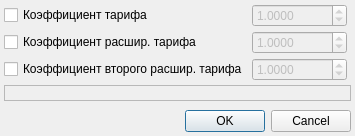
<?xml version="1.0" encoding="UTF-8"?>
<ui version="4.0">
 <class>PriceCoefficientDialog</class>
 <widget class="QDialog" name="PriceCoefficientDialog">
  <property name="geometry">
   <rect>
    <x>0</x>
    <y>0</y>
    <width>251</width>
    <height>136</height>
   </rect>
  </property>
  <property name="windowTitle">
   <string>Пересчет тарифов</string>
  </property>
  <layout class="QGridLayout" name="gridLayout">
   <property name="margin">
    <number>4</number>
   </property>
   <property name="spacing">
    <number>4</number>
   </property>
   <item row="0" column="0">
    <widget class="QCheckBox" name="chkPriceCoefficient">
     <property name="sizePolicy">
      <sizepolicy hsizetype="Maximum" vsizetype="Fixed">
       <horstretch>0</horstretch>
       <verstretch>0</verstretch>
      </sizepolicy>
     </property>
     <property name="text">
      <string>Коэффициент тарифа</string>
     </property>
    </widget>
   </item>
   <item row="0" column="1">
    <widget class="QDoubleSpinBox" name="edtPriceCoefficient">
     <property name="enabled">
      <bool>false</bool>
     </property>
     <property name="sizePolicy">
      <sizepolicy hsizetype="Maximum" vsizetype="Fixed">
       <horstretch>0</horstretch>
       <verstretch>0</verstretch>
      </sizepolicy>
     </property>
     <property name="decimals">
      <number>4</number>
     </property>
     <property name="minimum">
      <double>-10000.000000000000000</double>
     </property>
     <property name="maximum">
      <double>10000.000000000000000</double>
     </property>
     <property name="singleStep">
      <double>0.010000000000000</double>
     </property>
     <property name="value">
      <double>1.000000000000000</double>
     </property>
    </widget>
   </item>
   <item row="1" column="0">
    <widget class="QCheckBox" name="chkPriceExCoefficient">
     <property name="sizePolicy">
      <sizepolicy hsizetype="Maximum" vsizetype="Fixed">
       <horstretch>0</horstretch>
       <verstretch>0</verstretch>
      </sizepolicy>
     </property>
     <property name="text">
      <string>Коэффициент расшир. тарифа</string>
     </property>
    </widget>
   </item>
   <item row="1" column="1">
    <widget class="QDoubleSpinBox" name="edtPriceExCoefficient">
     <property name="enabled">
      <bool>false</bool>
     </property>
     <property name="sizePolicy">
      <sizepolicy hsizetype="Maximum" vsizetype="Fixed">
       <horstretch>0</horstretch>
       <verstretch>0</verstretch>
      </sizepolicy>
     </property>
     <property name="decimals">
      <number>4</number>
     </property>
     <property name="minimum">
      <double>-10000.000000000000000</double>
     </property>
     <property name="maximum">
      <double>10000.000000000000000</double>
     </property>
     <property name="singleStep">
      <double>0.010000000000000</double>
     </property>
     <property name="value">
      <double>1.000000000000000</double>
     </property>
    </widget>
   </item>
   <item row="2" column="0">
    <widget class="QCheckBox" name="chkPriceEx2Coefficient">
     <property name="sizePolicy">
      <sizepolicy hsizetype="Maximum" vsizetype="Fixed">
       <horstretch>0</horstretch>
       <verstretch>0</verstretch>
      </sizepolicy>
     </property>
     <property name="text">
      <string>Коэффициент второго расшир. тарифа</string>
     </property>
    </widget>
   </item>
   <item row="2" column="1">
    <widget class="QDoubleSpinBox" name="edtPriceEx2Coefficient">
     <property name="enabled">
      <bool>false</bool>
     </property>
     <property name="sizePolicy">
      <sizepolicy hsizetype="Maximum" vsizetype="Fixed">
       <horstretch>0</horstretch>
       <verstretch>0</verstretch>
      </sizepolicy>
     </property>
     <property name="decimals">
      <number>4</number>
     </property>
     <property name="minimum">
      <double>-10000.000000000000000</double>
     </property>
     <property name="maximum">
      <double>10000.000000000000000</double>
     </property>
     <property name="singleStep">
      <double>0.010000000000000</double>
     </property>
     <property name="value">
      <double>1.000000000000000</double>
     </property>
    </widget>
   </item>
   <item row="3" column="0" colspan="3">
    <widget class="QLabel" name="lblSelectionRows">
     <property name="frameShape">
      <enum>QFrame::StyledPanel</enum>
     </property>
     <property name="text">
      <string/>
     </property>
    </widget>
   </item>
   <item row="4" column="0">
    <spacer name="verticalSpacer">
     <property name="orientation">
      <enum>Qt::Vertical</enum>
     </property>
     <property name="sizeHint" stdset="0">
      <size>
       <width>20</width>
       <height>23</height>
      </size>
     </property>
    </spacer>
   </item>
   <item row="5" column="0" colspan="3">
    <widget class="QDialogButtonBox" name="buttonBox">
     <property name="orientation">
      <enum>Qt::Horizontal</enum>
     </property>
     <property name="standardButtons">
      <set>QDialogButtonBox::Cancel|QDialogButtonBox::Ok</set>
     </property>
    </widget>
   </item>
   <item row="0" column="2">
    <spacer name="horizontalSpacer">
     <property name="orientation">
      <enum>Qt::Horizontal</enum>
     </property>
     <property name="sizeHint" stdset="0">
      <size>
       <width>40</width>
       <height>20</height>
      </size>
     </property>
    </spacer>
   </item>
   <item row="1" column="2">
    <spacer name="horizontalSpacer_2">
     <property name="orientation">
      <enum>Qt::Horizontal</enum>
     </property>
     <property name="sizeHint" stdset="0">
      <size>
       <width>40</width>
       <height>20</height>
      </size>
     </property>
    </spacer>
   </item>
   <item row="2" column="2">
    <spacer name="horizontalSpacer_3">
     <property name="orientation">
      <enum>Qt::Horizontal</enum>
     </property>
     <property name="sizeHint" stdset="0">
      <size>
       <width>40</width>
       <height>20</height>
      </size>
     </property>
    </spacer>
   </item>
  </layout>
 </widget>
 <tabstops>
  <tabstop>chkPriceCoefficient</tabstop>
  <tabstop>edtPriceCoefficient</tabstop>
  <tabstop>chkPriceExCoefficient</tabstop>
  <tabstop>edtPriceExCoefficient</tabstop>
  <tabstop>chkPriceEx2Coefficient</tabstop>
  <tabstop>edtPriceEx2Coefficient</tabstop>
  <tabstop>buttonBox</tabstop>
 </tabstops>
 <resources/>
 <connections>
  <connection>
   <sender>buttonBox</sender>
   <signal>accepted()</signal>
   <receiver>PriceCoefficientDialog</receiver>
   <slot>accept()</slot>
   <hints>
    <hint type="sourcelabel">
     <x>248</x>
     <y>156</y>
    </hint>
    <hint type="destinationlabel">
     <x>157</x>
     <y>167</y>
    </hint>
   </hints>
  </connection>
  <connection>
   <sender>buttonBox</sender>
   <signal>rejected()</signal>
   <receiver>PriceCoefficientDialog</receiver>
   <slot>reject()</slot>
   <hints>
    <hint type="sourcelabel">
     <x>280</x>
     <y>156</y>
    </hint>
    <hint type="destinationlabel">
     <x>286</x>
     <y>167</y>
    </hint>
   </hints>
  </connection>
  <connection>
   <sender>chkPriceCoefficient</sender>
   <signal>clicked(bool)</signal>
   <receiver>edtPriceCoefficient</receiver>
   <slot>setEnabled(bool)</slot>
   <hints>
    <hint type="sourcelabel">
     <x>33</x>
     <y>14</y>
    </hint>
    <hint type="destinationlabel">
     <x>123</x>
     <y>13</y>
    </hint>
   </hints>
  </connection>
  <connection>
   <sender>chkPriceExCoefficient</sender>
   <signal>clicked(bool)</signal>
   <receiver>edtPriceExCoefficient</receiver>
   <slot>setEnabled(bool)</slot>
   <hints>
    <hint type="sourcelabel">
     <x>47</x>
     <y>43</y>
    </hint>
    <hint type="destinationlabel">
     <x>133</x>
     <y>43</y>
    </hint>
   </hints>
  </connection>
  <connection>
   <sender>chkPriceEx2Coefficient</sender>
   <signal>clicked(bool)</signal>
   <receiver>edtPriceEx2Coefficient</receiver>
   <slot>setEnabled(bool)</slot>
   <hints>
    <hint type="sourcelabel">
     <x>68</x>
     <y>67</y>
    </hint>
    <hint type="destinationlabel">
     <x>136</x>
     <y>63</y>
    </hint>
   </hints>
  </connection>
 </connections>
</ui>
